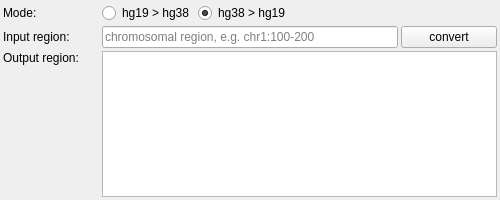
<?xml version="1.0" encoding="UTF-8"?>
<ui version="4.0">
 <class>LiftOverWidget</class>
 <widget class="QWidget" name="LiftOverWidget">
  <property name="geometry">
   <rect>
    <x>0</x>
    <y>0</y>
    <width>500</width>
    <height>200</height>
   </rect>
  </property>
  <property name="minimumSize">
   <size>
    <width>500</width>
    <height>200</height>
   </size>
  </property>
  <property name="windowTitle">
   <string>Form</string>
  </property>
  <layout class="QGridLayout" name="gridLayout">
   <property name="leftMargin">
    <number>3</number>
   </property>
   <property name="topMargin">
    <number>3</number>
   </property>
   <property name="rightMargin">
    <number>3</number>
   </property>
   <property name="bottomMargin">
    <number>3</number>
   </property>
   <property name="spacing">
    <number>3</number>
   </property>
   <item row="0" column="0">
    <widget class="QLabel" name="label_3">
     <property name="text">
      <string>Mode:</string>
     </property>
    </widget>
   </item>
   <item row="2" column="4">
    <widget class="QPushButton" name="btn">
     <property name="text">
      <string>convert</string>
     </property>
    </widget>
   </item>
   <item row="2" column="0">
    <widget class="QLabel" name="label">
     <property name="text">
      <string>Input region:</string>
     </property>
    </widget>
   </item>
   <item row="2" column="1" colspan="3">
    <widget class="QLineEdit" name="input">
     <property name="placeholderText">
      <string>chromosomal region, e.g. chr1:100-200</string>
     </property>
    </widget>
   </item>
   <item row="4" column="1" colspan="4">
    <widget class="QPlainTextEdit" name="output"/>
   </item>
   <item row="4" column="0">
    <widget class="QLabel" name="label_2">
     <property name="text">
      <string>Output region:</string>
     </property>
     <property name="alignment">
      <set>Qt::AlignLeading|Qt::AlignLeft|Qt::AlignTop</set>
     </property>
    </widget>
   </item>
   <item row="0" column="1" colspan="4">
    <layout class="QHBoxLayout" name="horizontalLayout">
     <property name="spacing">
      <number>3</number>
     </property>
     <item>
      <widget class="QRadioButton" name="hg19_38">
       <property name="text">
        <string>hg19 &gt; hg38</string>
       </property>
       <attribute name="buttonGroup">
        <string notr="true">buttonGroup</string>
       </attribute>
      </widget>
     </item>
     <item>
      <widget class="QRadioButton" name="hg38_19">
       <property name="text">
        <string>hg38 &gt; hg19</string>
       </property>
       <property name="checked">
        <bool>true</bool>
       </property>
       <attribute name="buttonGroup">
        <string notr="true">buttonGroup</string>
       </attribute>
      </widget>
     </item>
     <item>
      <spacer name="horizontalSpacer">
       <property name="orientation">
        <enum>Qt::Horizontal</enum>
       </property>
       <property name="sizeHint" stdset="0">
        <size>
         <width>40</width>
         <height>20</height>
        </size>
       </property>
      </spacer>
     </item>
    </layout>
   </item>
  </layout>
 </widget>
 <resources/>
 <connections/>
 <buttongroups>
  <buttongroup name="buttonGroup"/>
 </buttongroups>
</ui>
